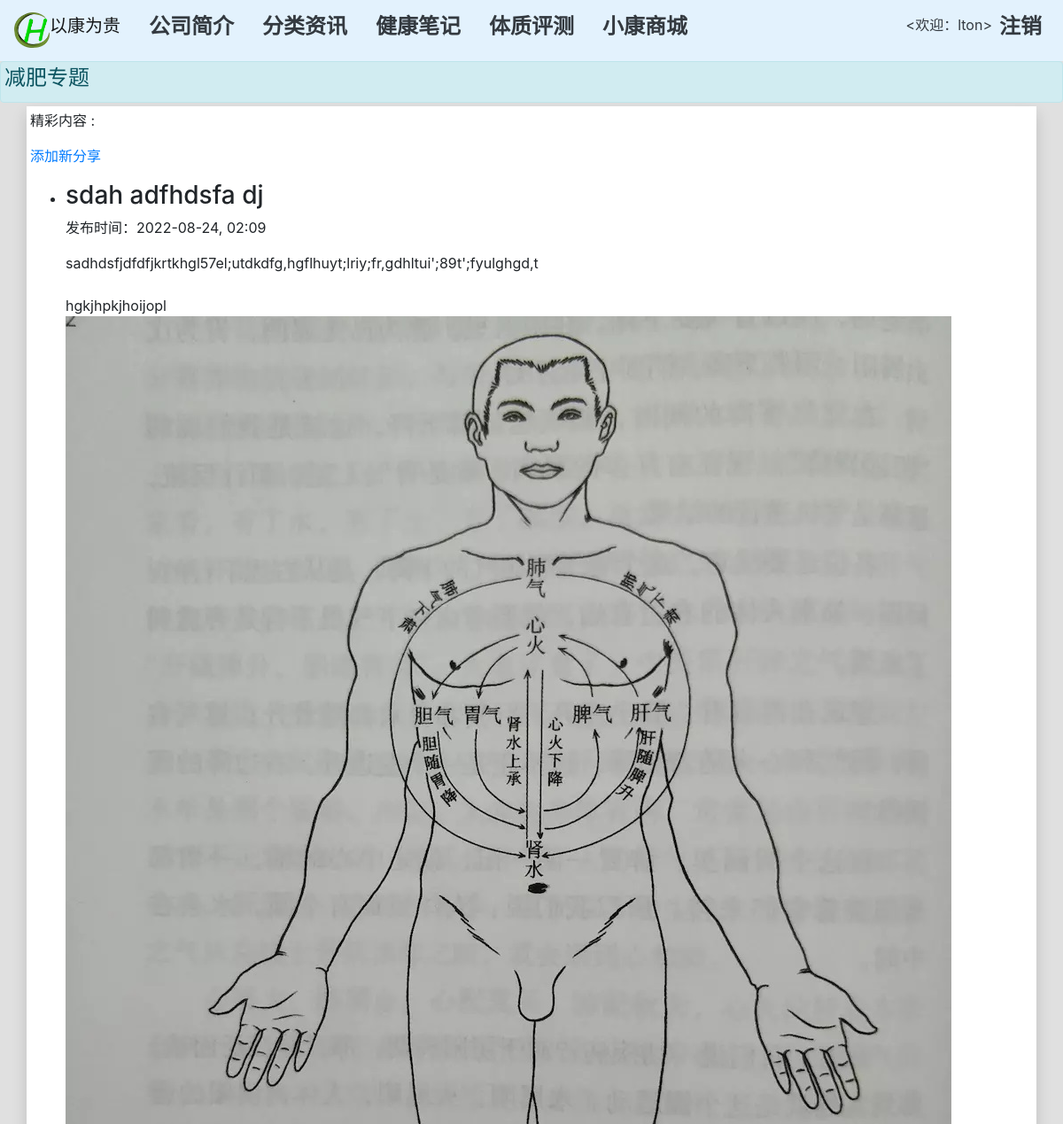
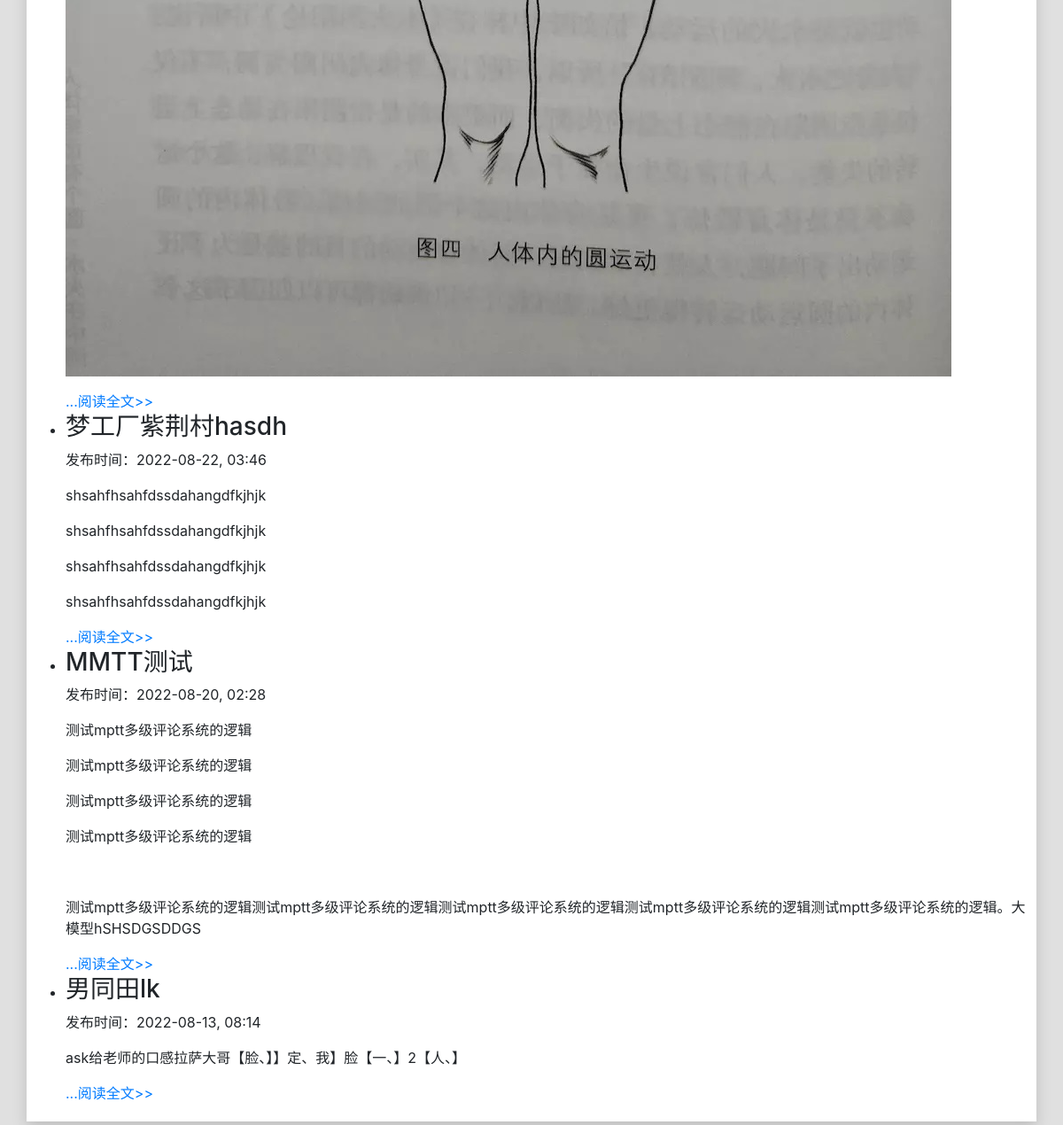
Screenshot of /learning_logs/topics/1/ (signed in) with the database file from the repository (2 pictures, top to bottom).
### learning_logs/models.py (models this page shows, shortened)
class Topic(models.Model):
    text = models.CharField( max_length=200,verbose_name='类别')
    date_added = models.DateTimeField(auto_now_add=True,verbose_name='日期')
    owner = models.ForeignKey(User, on_delete=models.CASCADE)
    class Meta:
        verbose_name = '主题'
        verbose_name_plural ='分类主题'
    def __str__(self):
        return self.text

class Sharer(models.Model):
    author = models.ForeignKey(User,on_delete=models.CASCADE, related_name='entries',verbose_name='作者')
    topic = models.ForeignKey(Topic, on_delete=models.CASCADE,verbose_name='主题')
    capt=models.CharField(max_length=100,verbose_name='标题')
    date_added = models.DateTimeField(auto_now_add=True,verbose_name='日期')
    content = RichTextUploadingField(verbose_name='内容')
    action=models.BooleanField(default=False,verbose_name='设为私有')
    class Meta:
        verbose_name = '笔记'
        verbose_name_plural ='我的笔记'

### learning_logs/views.py (the view)
# urls.py: path('topics/<int:topic_id>/', views.topic, name="topic"),
@login_required
def topic(request, topic_id):
    topic =Topic.objects.get(id = topic_id)
    if topic.owner != request.user:
        sharers= topic.sharer_set.filter(action='0').order_by('-date_added')
    if topic.owner == request.user:
        sharers=topic.sharer_set.order_by('-date_added')
    context = {'topic':topic, 'sharers':sharers}
    return render(request, 'learning_logs/topic.html',context)

### learning_logs/templates/learning_logs/topic.html
{% extends "company/base.html" %}
{% block content %}
<div class="container-fluid p-1 mb-1 alert alert-info ">
    <p class="h4">{{ topic }} </p>
</div>
<div class="container shadow p-1 mb-1" style="background-color: #FFFFFF;">
    <p>精彩内容 :</p>
    <p>
        <a href ="{% url 'learning_logs:new_sharer' topic.id %}"> 添加新分享 </a>
    </p>
    <ul>
        {% for sharer in sharers %}
            <li>
                <p class="h3">{{ sharer.capt }}</p>
                <p>发布时间：{{ sharer.date_added|date:'Y-m-d, H:i' }}</p>
                <p>{{ sharer.content|safe|truncatewords:20|linebreaks }}</p>
                <a href="{% url 'learning_logs:阅读全文' sharer.id %}"   class="readmore">...阅读全文&gt;&gt;</a>
            </li>
        {% empty %}
            <li>目前还没内容，期待您的精彩分享! </li>
        {% endfor %}
    </ul>
  </div>
{% endblock content %}

### company/templates/company/base.html (shortened to what this page needs)
{% load bootstrap4 %}
{% load static %}
{% bootstrap_css %}
<!doctype html>
<html lang ="zh-cn">
    <head>
        <link rel="stylesheet" type="text/css" src="{% static 'ckeditor/ckeditor/contents.css' %}">
    </head>
    <body>
        <nav class="navbar sticky-top navbar-expand-lg navbar-light" style="background-color: #e3f2fd;" >
          <a class="navbar-brand" href="{% url 'company:首页' %}"><img src="{% static 'image/公司图形logo.png' %}" width="40" height="40" class="d-inline-block align-top" alt="公司logo"><class="font-weight-bold">以康为贵</a>
          <div class="collapse navbar-collapse" id="navbarSupportedContent">
          <ul class="nav justify-content-center">
            <li class="nav-item active">
              <a class="nav-link text-dark" href="{% url 'company:公司简介' %}" ><h4 class="font-weight-bold">公司简介</h4> <span class="sr-only">(current)</span></a>
            </li>
            <li class="nav-item">
              <a class="nav-link text-dark" href="{% url 'company:分类资讯' %}"><h4 class="font-weight-bold">分类资讯</h4></a>
            </li>
            <li class="nav-item">
              <a class="nav-link text-dark" href="{% url 'learning_logs:健康笔记' %}"><h4 class="font-weight-bold">健康笔记</h4></a>
            </li>
              <li class="nav-item">
              <a class="nav-link text-dark" href="{% url 'company:体质评测' %}"><h4 class="font-weight-bold">体质评测</h4></a>
            </li>
            <li class="nav-item">
              <a class="nav-link text-dark" href="{% url 'product:sp_all' %}"><h4 class="font-weight-bold">小康商城</h4></a>
            </li>
          </ul>
            <div class="navbar-nav ml-auto">
              {% if user.is_authenticated %}
                <li class="nav-item">
                  <span class="navbar-text text-dark"><欢迎：{{ user.username }}>
                  </span>
                </li>
                <li class="nav-item">
                  <a class="nav-link text-dark" href="{% url 'account_logout' %}?next=
{% firstof request.path '/' %}"><h4 class="font-weight-bold">注销</h4>
                  </a>
                </li>
              {% endif %}
            </div>
        </div>
    </nav>
        {% block content %}{% endblock content %}
    </body>
</html>

### company/templates/company/base.html (style rules this page uses)
body { background-color:#E0E0E0 ; }
h4 { font-family: KaiTi,STLiti,LiSu,cursive； }
.container-fluid { padding-right:0; padding-left:0; margin-right:auto; margin-left:auto； }

### rows the page displays
Topic: text "减肥专题"
Sharer: capt "sdah adfhdsfa dj", date_added "2022-08-24, 02:09", content "sadhdsfjdfdfjkrtkhgl57el;utdkdfg,hgflhuyt;lriy;fr,gdhltui';89t';fyulghgd,t hgkjhpkjhoijopl", content (picture)
Sharer: capt "梦工厂紫荆村hasdh", date_added "2022-08-22, 03:46", content "shsahfhsahfdssdahangdfkjhjk shsahfhsahfdssdahangdfkjhjk shsahfhsahfdssdahangdfkjhjk shsahfhsahfdssdahangdfkjhjk"
Sharer: capt "MMTT测试", date_added "2022-08-20, 02:28", content "测试mptt多级评论系统的逻辑 测试mptt多级评论系统的逻辑 测试mptt多级评论系统的逻辑 测试mptt多级评论系统的逻辑 测试mptt多级评论系统的逻辑测试mptt多级评论系统的逻辑测试mptt多级评论系统的逻辑测试mptt多级评论系统的逻辑测试mptt多级评论系统的逻辑。大模型hSHSDGSDDGS"
Sharer: capt "男同田lk", date_added "2022-08-13, 08:14", content "ask给老师的口感拉萨大哥【脸、】】定、我】脸【一、】2【人、】"

### other values shown
{{ user.username }} "lton"
